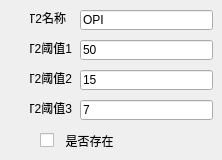
      <widget class="QWidget" name="tab2">
       <attribute name="title">
        <string>试剂条2</string>
       </attribute>
       <widget class="QLineEdit" name="CH2_threshold3">
        <property name="geometry">
         <rect>
          <x>80</x>
          <y>100</y>
          <width>133</width>
          <height>20</height>
         </rect>
        </property>
        <property name="text">
         <string>7</string>
        </property>
       </widget>
       <widget class="QLineEdit" name="CH2_name">
        <property name="geometry">
         <rect>
          <x>80</x>
          <y>10</y>
          <width>133</width>
          <height>20</height>
         </rect>
        </property>
        <property name="text">
         <string>OPI</string>
        </property>
       </widget>
       <widget class="QLabel" name="CH2_label2">
        <property name="geometry">
         <rect>
          <x>30</x>
          <y>40</y>
          <width>42</width>
          <height>16</height>
         </rect>
        </property>
        <property name="text">
         <string>T2阈值1</string>
        </property>
        <property name="alignment">
         <set>Qt::AlignRight|Qt::AlignTrailing|Qt::AlignVCenter</set>
        </property>
       </widget>
       <widget class="QLineEdit" name="CH2_threshold1">
        <property name="geometry">
         <rect>
          <x>80</x>
          <y>40</y>
          <width>133</width>
          <height>20</height>
         </rect>
        </property>
        <property name="text">
         <string>50</string>
        </property>
       </widget>
       <widget class="QLineEdit" name="CH2_threshold2">
        <property name="geometry">
         <rect>
          <x>80</x>
          <y>70</y>
          <width>133</width>
          <height>20</height>
         </rect>
        </property>
        <property name="text">
         <string>15</string>
        </property>
       </widget>
       <widget class="QCheckBox" name="CheckBox2">
        <property name="geometry">
         <rect>
          <x>40</x>
          <y>130</y>
          <width>101</width>
          <height>21</height>
         </rect>
        </property>
        <property name="text">
         <string>  是否存在</string>
        </property>
       </widget>
       <widget class="QLabel" name="CH2_label3">
        <property name="geometry">
         <rect>
          <x>30</x>
          <y>70</y>
          <width>42</width>
          <height>16</height>
         </rect>
        </property>
        <property name="text">
         <string>T2阈值2</string>
        </property>
        <property name="alignment">
         <set>Qt::AlignRight|Qt::AlignTrailing|Qt::AlignVCenter</set>
        </property>
       </widget>
       <widget class="QLabel" name="CH2_label4">
        <property name="geometry">
         <rect>
          <x>30</x>
          <y>100</y>
          <width>42</width>
          <height>16</height>
         </rect>
        </property>
        <property name="text">
         <string>T2阈值3</string>
        </property>
        <property name="alignment">
         <set>Qt::AlignRight|Qt::AlignTrailing|Qt::AlignVCenter</set>
        </property>
       </widget>
       <widget class="QLabel" name="CH2_label1">
        <property name="geometry">
         <rect>
          <x>30</x>
          <y>10</y>
          <width>36</width>
          <height>16</height>
         </rect>
        </property>
        <property name="text">
         <string>T2名称</string>
        </property>
        <property name="alignment">
         <set>Qt::AlignRight|Qt::AlignTrailing|Qt::AlignVCenter</set>
        </property>
       </widget>
      </widget>
